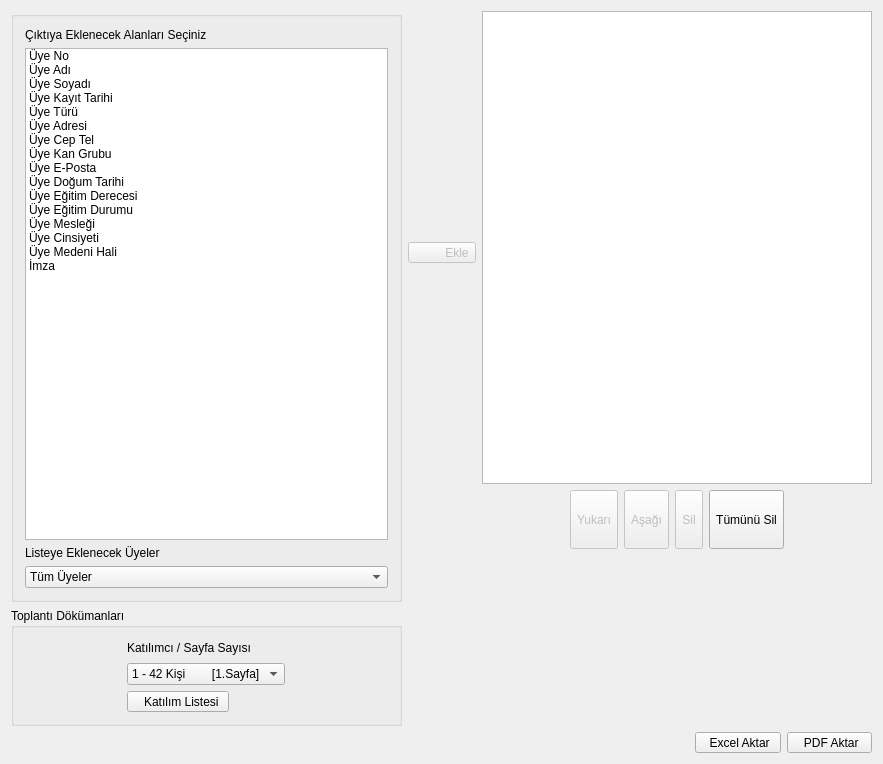
<?xml version="1.0" encoding="UTF-8"?>
<ui version="4.0">
 <class>ExportWindow</class>
 <widget class="QDialog" name="ExportWindow">
  <property name="geometry">
   <rect>
    <x>0</x>
    <y>0</y>
    <width>883</width>
    <height>764</height>
   </rect>
  </property>
  <property name="windowTitle">
   <string>ExportWindow</string>
  </property>
  <layout class="QVBoxLayout" name="verticalLayout_5" stretch="15,0">
   <item>
    <layout class="QHBoxLayout" name="horizontalLayout_4">
     <item>
      <layout class="QVBoxLayout" name="verticalLayout_2" stretch="5,1">
       <item>
        <widget class="QGroupBox" name="groupBoxCustom">
         <property name="enabled">
          <bool>true</bool>
         </property>
         <property name="title">
          <string/>
         </property>
         <property name="checked">
          <bool>false</bool>
         </property>
         <layout class="QVBoxLayout" name="verticalLayout">
          <item>
           <widget class="QLabel" name="labelSelection">
            <property name="text">
             <string>Çıktıya Eklenecek Alanları Seçiniz</string>
            </property>
           </widget>
          </item>
          <item>
           <widget class="QListWidget" name="listWidgetSelection">
            <property name="enabled">
             <bool>true</bool>
            </property>
            <item>
             <property name="text">
              <string>Üye No</string>
             </property>
            </item>
            <item>
             <property name="text">
              <string>Üye Adı</string>
             </property>
            </item>
            <item>
             <property name="text">
              <string>Üye Soyadı</string>
             </property>
            </item>
            <item>
             <property name="text">
              <string>Üye Kayıt Tarihi</string>
             </property>
            </item>
            <item>
             <property name="text">
              <string>Üye Türü</string>
             </property>
            </item>
            <item>
             <property name="text">
              <string>Üye Adresi</string>
             </property>
            </item>
            <item>
             <property name="text">
              <string>Üye Cep Tel</string>
             </property>
            </item>
            <item>
             <property name="text">
              <string>Üye Kan Grubu</string>
             </property>
            </item>
            <item>
             <property name="text">
              <string>Üye E-Posta</string>
             </property>
            </item>
            <item>
             <property name="text">
              <string>Üye Doğum Tarihi</string>
             </property>
            </item>
            <item>
             <property name="text">
              <string>Üye Eğitim Derecesi</string>
             </property>
            </item>
            <item>
             <property name="text">
              <string>Üye Eğitim Durumu</string>
             </property>
            </item>
            <item>
             <property name="text">
              <string>Üye Mesleği</string>
             </property>
            </item>
            <item>
             <property name="text">
              <string>Üye Cinsiyeti</string>
             </property>
            </item>
            <item>
             <property name="text">
              <string>Üye Medeni Hali</string>
             </property>
            </item>
            <item>
             <property name="text">
              <string>İmza</string>
             </property>
            </item>
           </widget>
          </item>
          <item>
           <widget class="QLabel" name="label">
            <property name="text">
             <string>Listeye Eklenecek Üyeler</string>
            </property>
           </widget>
          </item>
          <item>
           <widget class="QComboBox" name="comboBox">
            <item>
             <property name="text">
              <string>Tüm Üyeler</string>
             </property>
            </item>
            <item>
             <property name="text">
              <string>Aktif Üyeler</string>
             </property>
            </item>
            <item>
             <property name="text">
              <string>Pasif Üyeler</string>
             </property>
            </item>
            <item>
             <property name="text">
              <string>Kadın Üyeler</string>
             </property>
            </item>
            <item>
             <property name="text">
              <string>Erkek Üyeler</string>
             </property>
            </item>
           </widget>
          </item>
         </layout>
        </widget>
       </item>
       <item>
        <widget class="QGroupBox" name="groupBox">
         <property name="title">
          <string>Toplantı Dökümanları</string>
         </property>
         <layout class="QHBoxLayout" name="horizontalLayout_3">
          <item>
           <layout class="QVBoxLayout" name="verticalLayout_6">
            <item>
             <widget class="QLabel" name="labelSel">
              <property name="text">
               <string>Katılımcı / Sayfa Sayısı</string>
              </property>
             </widget>
            </item>
            <item>
             <widget class="QComboBox" name="comboBoxSelectPage">
              <item>
               <property name="text">
                <string>1 - 42 Kişi        [1.Sayfa]</string>
               </property>
              </item>
              <item>
               <property name="text">
                <string>43 - 88 Kişi      [2.Sayfa]</string>
               </property>
              </item>
              <item>
               <property name="text">
                <string>89 -134 Kişi     [3.Sayfa]</string>
               </property>
              </item>
              <item>
               <property name="text">
                <string>135 -180 Kişi   [4.Sayfa]</string>
               </property>
              </item>
              <item>
               <property name="text">
                <string>181 - 226 Kişi  [5.Sayfa]</string>
               </property>
              </item>
              <item>
               <property name="text">
                <string>227 - 272 Kişi  [6.Sayfa]</string>
               </property>
              </item>
              <item>
               <property name="text">
                <string>273 - 293 Kişi  [7.Sayfa]</string>
               </property>
              </item>
             </widget>
            </item>
            <item>
             <widget class="QToolButton" name="toolButtonMeeting">
              <property name="enabled">
               <bool>true</bool>
              </property>
              <property name="layoutDirection">
               <enum>Qt::LeftToRight</enum>
              </property>
              <property name="text">
               <string>   Katılım Listesi </string>
              </property>
              <property name="icon">
               <iconset resource="../Resources/bys.qrc">
                <normaloff>:/Fotos/print.ico</normaloff>:/Fotos/print.ico</iconset>
              </property>
              <property name="iconSize">
               <size>
                <width>32</width>
                <height>32</height>
               </size>
              </property>
              <property name="toolButtonStyle">
               <enum>Qt::ToolButtonTextBesideIcon</enum>
              </property>
             </widget>
            </item>
           </layout>
          </item>
         </layout>
        </widget>
       </item>
      </layout>
     </item>
     <item>
      <layout class="QVBoxLayout" name="verticalLayout_4" stretch="1,0,2">
       <item>
        <spacer name="verticalSpacer">
         <property name="orientation">
          <enum>Qt::Vertical</enum>
         </property>
         <property name="sizeHint" stdset="0">
          <size>
           <width>20</width>
           <height>40</height>
          </size>
         </property>
        </spacer>
       </item>
       <item>
        <widget class="QToolButton" name="toolButtonInsert">
         <property name="enabled">
          <bool>false</bool>
         </property>
         <property name="layoutDirection">
          <enum>Qt::RightToLeft</enum>
         </property>
         <property name="text">
          <string>         Ekle</string>
         </property>
         <property name="icon">
          <iconset resource="../Resources/bys.qrc">
           <normaloff>:/Fotos/play.png</normaloff>:/Fotos/play.png</iconset>
         </property>
         <property name="iconSize">
          <size>
           <width>32</width>
           <height>32</height>
          </size>
         </property>
         <property name="toolButtonStyle">
          <enum>Qt::ToolButtonTextBesideIcon</enum>
         </property>
        </widget>
       </item>
       <item>
        <spacer name="verticalSpacer_2">
         <property name="orientation">
          <enum>Qt::Vertical</enum>
         </property>
         <property name="sizeHint" stdset="0">
          <size>
           <width>20</width>
           <height>40</height>
          </size>
         </property>
        </spacer>
       </item>
      </layout>
     </item>
     <item>
      <layout class="QVBoxLayout" name="verticalLayout_3" stretch="8,1,3">
       <item>
        <widget class="QListWidget" name="listWidgetSelected"/>
       </item>
       <item>
        <layout class="QHBoxLayout" name="horizontalLayout_2" stretch="1,0,0,0,0,1">
         <item>
          <spacer name="horizontalSpacer_3">
           <property name="orientation">
            <enum>Qt::Horizontal</enum>
           </property>
           <property name="sizeHint" stdset="0">
            <size>
             <width>40</width>
             <height>20</height>
            </size>
           </property>
          </spacer>
         </item>
         <item>
          <widget class="QToolButton" name="toolButtonUp">
           <property name="enabled">
            <bool>false</bool>
           </property>
           <property name="sizePolicy">
            <sizepolicy hsizetype="MinimumExpanding" vsizetype="MinimumExpanding">
             <horstretch>0</horstretch>
             <verstretch>0</verstretch>
            </sizepolicy>
           </property>
           <property name="text">
            <string>Yukarı</string>
           </property>
           <property name="icon">
            <iconset resource="../Resources/bys.qrc">
             <normaloff>:/Fotos/up.ico</normaloff>:/Fotos/up.ico</iconset>
           </property>
           <property name="iconSize">
            <size>
             <width>32</width>
             <height>32</height>
            </size>
           </property>
           <property name="toolButtonStyle">
            <enum>Qt::ToolButtonTextUnderIcon</enum>
           </property>
           <attribute name="buttonGroup">
            <string notr="true">buttonGroup</string>
           </attribute>
          </widget>
         </item>
         <item>
          <widget class="QToolButton" name="toolButtonDown">
           <property name="enabled">
            <bool>false</bool>
           </property>
           <property name="sizePolicy">
            <sizepolicy hsizetype="MinimumExpanding" vsizetype="MinimumExpanding">
             <horstretch>0</horstretch>
             <verstretch>0</verstretch>
            </sizepolicy>
           </property>
           <property name="text">
            <string>Aşağı</string>
           </property>
           <property name="icon">
            <iconset resource="../Resources/bys.qrc">
             <normaloff>:/Fotos/down.ico</normaloff>:/Fotos/down.ico</iconset>
           </property>
           <property name="iconSize">
            <size>
             <width>32</width>
             <height>32</height>
            </size>
           </property>
           <property name="toolButtonStyle">
            <enum>Qt::ToolButtonTextUnderIcon</enum>
           </property>
           <attribute name="buttonGroup">
            <string notr="true">buttonGroup</string>
           </attribute>
          </widget>
         </item>
         <item>
          <widget class="QToolButton" name="toolButtonDelete">
           <property name="enabled">
            <bool>false</bool>
           </property>
           <property name="sizePolicy">
            <sizepolicy hsizetype="MinimumExpanding" vsizetype="MinimumExpanding">
             <horstretch>0</horstretch>
             <verstretch>0</verstretch>
            </sizepolicy>
           </property>
           <property name="text">
            <string>Sil</string>
           </property>
           <property name="icon">
            <iconset resource="../Resources/bys.qrc">
             <normaloff>:/Fotos/delete.png</normaloff>:/Fotos/delete.png</iconset>
           </property>
           <property name="iconSize">
            <size>
             <width>32</width>
             <height>32</height>
            </size>
           </property>
           <property name="toolButtonStyle">
            <enum>Qt::ToolButtonTextUnderIcon</enum>
           </property>
           <attribute name="buttonGroup">
            <string notr="true">buttonGroup</string>
           </attribute>
          </widget>
         </item>
         <item>
          <widget class="QToolButton" name="toolButtonClear">
           <property name="sizePolicy">
            <sizepolicy hsizetype="MinimumExpanding" vsizetype="MinimumExpanding">
             <horstretch>0</horstretch>
             <verstretch>0</verstretch>
            </sizepolicy>
           </property>
           <property name="text">
            <string>Tümünü Sil</string>
           </property>
           <property name="icon">
            <iconset resource="../Resources/bys.qrc">
             <normaloff>:/Fotos/delete.png</normaloff>:/Fotos/delete.png</iconset>
           </property>
           <property name="iconSize">
            <size>
             <width>32</width>
             <height>32</height>
            </size>
           </property>
           <property name="toolButtonStyle">
            <enum>Qt::ToolButtonTextUnderIcon</enum>
           </property>
          </widget>
         </item>
         <item>
          <spacer name="horizontalSpacer_4">
           <property name="orientation">
            <enum>Qt::Horizontal</enum>
           </property>
           <property name="sizeHint" stdset="0">
            <size>
             <width>40</width>
             <height>20</height>
            </size>
           </property>
          </spacer>
         </item>
        </layout>
       </item>
       <item>
        <spacer name="verticalSpacer_4">
         <property name="orientation">
          <enum>Qt::Vertical</enum>
         </property>
         <property name="sizeHint" stdset="0">
          <size>
           <width>20</width>
           <height>40</height>
          </size>
         </property>
        </spacer>
       </item>
      </layout>
     </item>
    </layout>
   </item>
   <item>
    <layout class="QHBoxLayout" name="horizontalLayout" stretch="8,1,1">
     <item>
      <spacer name="horizontalSpacer">
       <property name="orientation">
        <enum>Qt::Horizontal</enum>
       </property>
       <property name="sizeHint" stdset="0">
        <size>
         <width>40</width>
         <height>20</height>
        </size>
       </property>
      </spacer>
     </item>
     <item>
      <widget class="QToolButton" name="toolButtonExportExcel">
       <property name="sizePolicy">
        <sizepolicy hsizetype="MinimumExpanding" vsizetype="MinimumExpanding">
         <horstretch>0</horstretch>
         <verstretch>0</verstretch>
        </sizepolicy>
       </property>
       <property name="layoutDirection">
        <enum>Qt::LeftToRight</enum>
       </property>
       <property name="text">
        <string> Excel Aktar</string>
       </property>
       <property name="icon">
        <iconset resource="../Resources/bys.qrc">
         <normaloff>:/Fotos/excel.png</normaloff>:/Fotos/excel.png</iconset>
       </property>
       <property name="iconSize">
        <size>
         <width>32</width>
         <height>32</height>
        </size>
       </property>
       <property name="toolButtonStyle">
        <enum>Qt::ToolButtonTextBesideIcon</enum>
       </property>
      </widget>
     </item>
     <item>
      <widget class="QToolButton" name="toolButtonExportPDF">
       <property name="sizePolicy">
        <sizepolicy hsizetype="MinimumExpanding" vsizetype="MinimumExpanding">
         <horstretch>0</horstretch>
         <verstretch>0</verstretch>
        </sizepolicy>
       </property>
       <property name="layoutDirection">
        <enum>Qt::LeftToRight</enum>
       </property>
       <property name="text">
        <string> PDF Aktar</string>
       </property>
       <property name="icon">
        <iconset resource="../Resources/bys.qrc">
         <normaloff>:/Fotos/PDF.ico</normaloff>:/Fotos/PDF.ico</iconset>
       </property>
       <property name="iconSize">
        <size>
         <width>32</width>
         <height>32</height>
        </size>
       </property>
       <property name="toolButtonStyle">
        <enum>Qt::ToolButtonTextBesideIcon</enum>
       </property>
      </widget>
     </item>
    </layout>
   </item>
  </layout>
 </widget>
 <layoutdefault spacing="6" margin="11"/>
 <resources>
  <include location="../Resources/bys.qrc"/>
 </resources>
 <connections/>
 <buttongroups>
  <buttongroup name="buttonGroup"/>
 </buttongroups>
</ui>
